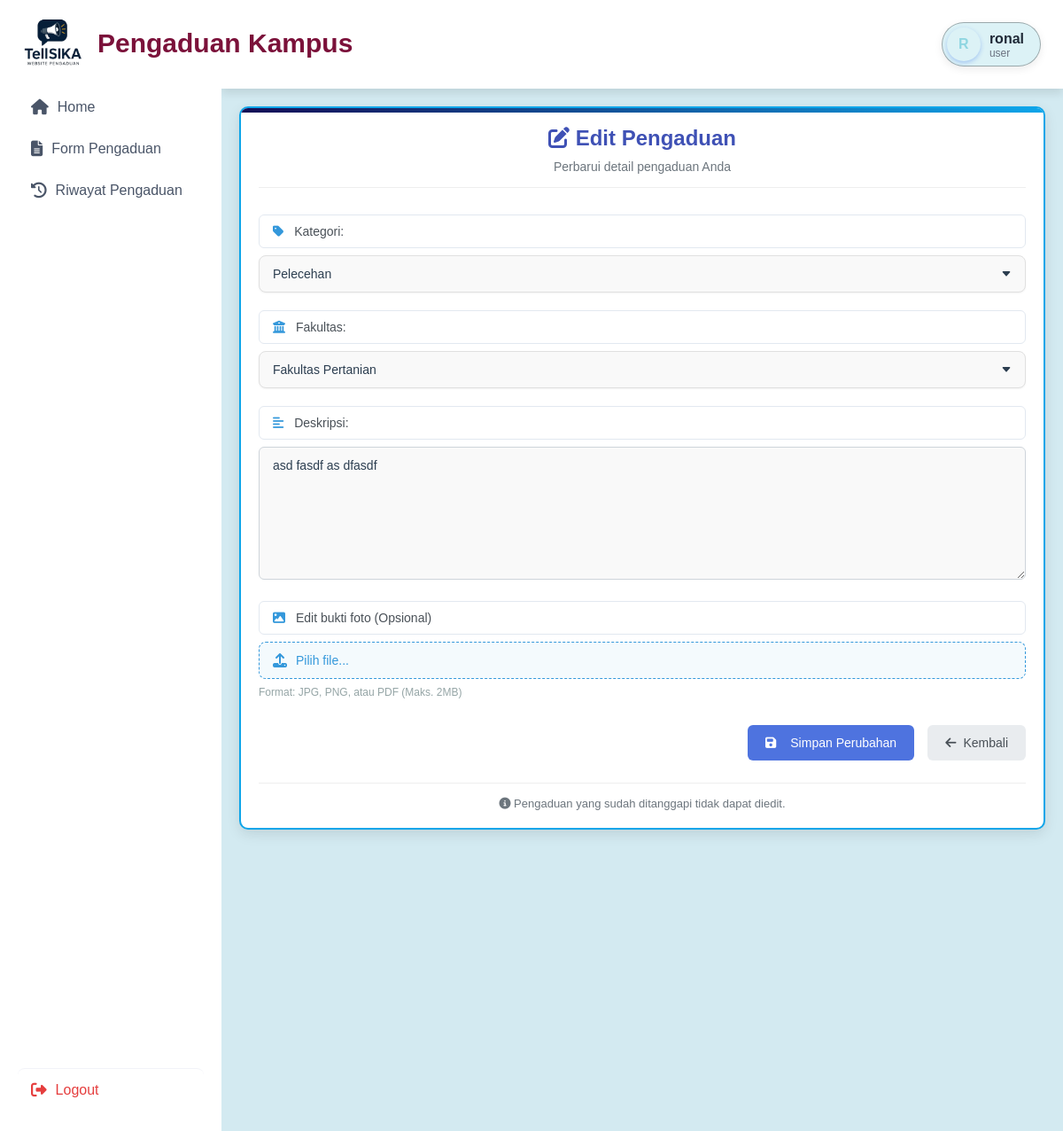
Page /user/edit_pengaduan.php?id=57 (signed in) on the committed database.
### tables this page shows
CREATE TABLE `users` (
  `id` int(11) NOT NULL,
  `username` varchar(50) NOT NULL,
  `email` varchar(100) DEFAULT NULL,
  `password` varchar(255) NOT NULL,
  `role` enum('admin','user') DEFAULT 'user'
);

CREATE TABLE `pengaduan` (
  `id` int(11) NOT NULL,
  `user_id` int(11) DEFAULT NULL,
  `nama` varchar(100) DEFAULT NULL,
  `email` varchar(100) DEFAULT NULL,
  `fakultas` varchar(100) DEFAULT NULL,
  `kategori` varchar(50) DEFAULT NULL,
  `deskripsi` text DEFAULT NULL,
  `foto` varchar(255) DEFAULT NULL,
  `created_at` timestamp NOT NULL DEFAULT current_timestamp(),
  `tanggapan` text DEFAULT NULL,
  `status` enum('belum ditanggapi','sudah ditanggapi') DEFAULT 'belum ditanggapi'
);

### user/edit_pengaduan.php (the view, shortened to what this page needs)
<?php
include '../config/db.php';
$user_id = $_SESSION['user_id'];
$query = "SELECT * FROM users WHERE id = ?";
$stmt = $conn->prepare($query);
$stmt->bind_param("i", $user_id);
$stmt->execute();
$result = $stmt->get_result();
$user = $result->fetch_assoc();
$id = $_GET['id'];
$user_id = $_SESSION['user']['id'];
$stmt = $conn->prepare("SELECT * FROM pengaduan WHERE id = ? AND user_id = ? AND tanggapan IS NULL");
$stmt->bind_param("ii", $id, $user_id);
$stmt->execute();
$result = $stmt->get_result();
$data = $result->fetch_assoc();
?>
<!DOCTYPE html>
<html lang="id">
<head>
    <link rel="stylesheet" href="style.css">
    <link rel="stylesheet" href="https://cdnjs.cloudflare.com/ajax/libs/font-awesome/6.4.0/css/all.min.css">
    <link rel="stylesheet" href="https://cdn.jsdelivr.net/npm/sweetalert2@11/dist/sweetalert2.min.css">
</head>
<body>
    <div class="container">
        <div class="sidebar">
            <div class="logo">
                <a href="#">
                    <img src="../Gambar/logo-bg.png" alt="Logo Kampus" class="logo-img">
                </a>
                <span>Pengaduan Kampus</span>
            </div>
            <div class="sidebar-menu">
                <a href="index.php" class="menu-item <?php echo basename($_SERVER['PHP_SELF']) == 'index.php' ? 'active' : ''; ?>">
                    <i class="fas fa-home"></i>
                    <span>Home</span>
                </a>
                <a href="form_pengaduan.php" class="menu-item <?php echo basename($_SERVER['PHP_SELF']) == 'form_pengaduan.php' ? 'active' : ''; ?>">
                    <i class="fas fa-file-alt"></i>
                    <span>Form Pengaduan</span>
                </a>
                <a href="riwayat_pengaduan.php" class="menu-item <?php echo basename($_SERVER['PHP_SELF']) == 'riwayat_pengaduan.php' ? 'active' : ''; ?>">
                    <i class="fas fa-history"></i>
                    <span>Riwayat Pengaduan</span>
                </a>
                <a href="../auth/logout.php" class="menu-item logout" id="logout-link">
                    <i class="fas fa-sign-out-alt"></i>
                    <span>Logout</span>
                </a>
            </div>
        </div>
        <div class="main-content">
            <div class="header">
            <div class="user-profile">
                    <a href="profile.php" class="user">
                        <div class="user-avatar">
                            <?php echo strtoupper(substr($user['username'], 0, 1)); ?>
                        </div>
                        <div class="user-info">
                            <span class="username"><?php echo htmlspecialchars($user['username']); ?></span>
                            <span class="user-role"><?php echo htmlspecialchars($user['role']); ?></span>
                        </div>
                    </a>
                </div>
            </div>
    <div class="main-content2">
        <div class="form-container-edit">
            <div class="form-header-edit">
                <h2><i class="fas fa-edit"></i> Edit Pengaduan</h2>
                <p class="form-subtitle">Perbarui detail pengaduan Anda</p>
            </div>
            <form method="post" enctype="multipart/form-data">
                <div class="form-group">
                    <label for="kategori"><i class="fas fa-tag"></i> Kategori:</label>
                    <select id="kategori" name="kategori" required>
                        <option value="Pelecehan" <?= $data['kategori'] == 'Pelecehan' ? 'selected' : '' ?>>Pelecehan</option>
                    </select>
                </div>
                <div class="form-group">
                    <label for="fakultas"><i class="fas fa-university"></i> Fakultas:</label>
                    <select id="fakultas" name="fakultas" required>
                        <option value="Fakultas Pertanian" <?= $data['fakultas'] == 'Fakultas Pertanian' ? 'selected' : '' ?>>Fakultas Pertanian</option>
                    </select>
                </div>
                <div class="form-group">
                    <label for="deskripsi"><i class="fas fa-align-left"></i> Deskripsi:</label>
                    <textarea id="deskripsi" name="deskripsi" rows="5" required><?= htmlspecialchars($data['deskripsi']) ?></textarea>
                </div>
                <div class="form-group file-upload">
                    <label for="foto"><i class="fas fa-image"></i> Edit bukti foto (Opsional)</label>
                    <div class="file-input-wrapper">
                        <div class="file-input-label">
                            <i class="fas fa-upload"></i>
                            <span class="file-name">Pilih file...</span>
                        </div>
                    </div>
                    <small>Format: JPG, PNG, atau PDF (Maks. 2MB)</small>
                </div>
                <div class="form-actions">
                    <button type="submit" class="btn btn-primary">
                        <i class="fas fa-save"></i> Simpan Perubahan
                    </button>
                    <a href="riwayat_pengaduan.php" class="btn btn-secondary">
                        <i class="fas fa-arrow-left"></i> Kembali
                    </a>
                </div>
            </form>
            <div class="form-footer">
                <p><i class="fas fa-info-circle"></i> Pengaduan yang sudah ditanggapi tidak dapat diedit.</p>
            </div>
        </div>
    </div>
</body>
</html>

### rows in the picture
users: username "R", username "ronal", role "user"
pengaduan: kategori "Pelecehan", fakultas "Fakultas Pertanian", deskripsi "asd fasdf as dfasdf"
